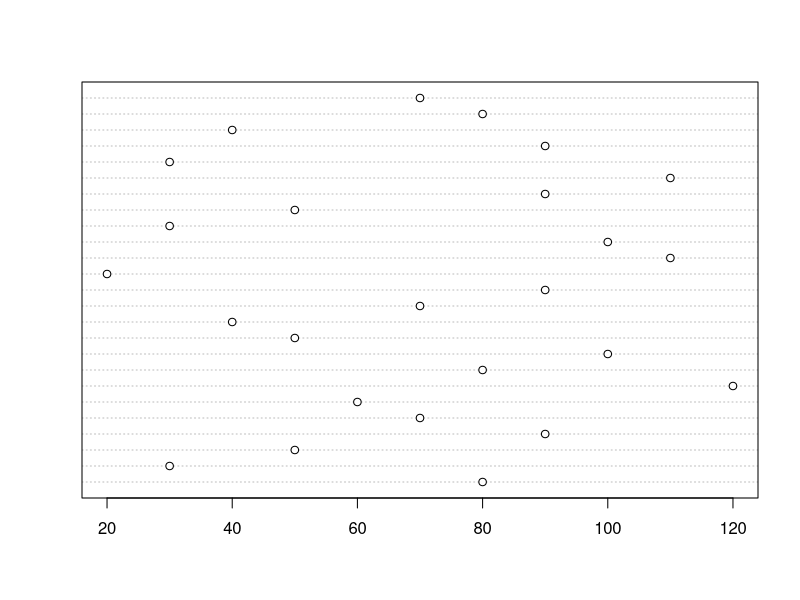

The R source for this figure: (Note: this script raises an error after producing the figure.)
toluca<-read.table("Toluca.txt")
colnames(toluca)<-c("X","Y")
toluca$Yhat<-as.numeric(lm(toluca$Y~toluca$X)[[1]][1]) +
	as.numeric(lm(toluca$Y~toluca$X)[[1]][2]) * toluca$X
toluca$ei<-toluca$Y-toluca$Yhat
toluca$eiRank<-rank(toluca$ei)
anova(lm(toluca$X~toluca$Y))
toluca.n<-nrow(toluca)

toluca.MSE<-sum(toluca$ei^2)/(nrow(toluca)-2)
toluca$Eoei<-sqrt(toluca.MSE)*(
	qnorm((  (toluca$eiRank-.375) / (nrow(toluca)+.25) )	))
cor(toluca$ei,toluca$Eoei)
qnorm(toluca$ei)

dotchart(toluca$X)

ggplot(gpa, aes(x = X)) + geom_dotplot( ) + theme_bw() 


paste("e_",1:10,"=(" ,
	ab$Y,"-",round(ablm(ab$X),4), ")", " = " ,round(ab$ei,4),sep="")

plot(ab$X,ab$ei)

summary(	lm(toluca$Y~toluca$X)	)

anova(	lm(toluca$Y~toluca$X)	)


2384*((1/nrow(toluca)) + (100-mean(toluca$X))^2/(sum(
	 (toluca$X-mean(toluca$X))^2 )) )

sqrt(203)

62.37 +    3.57  * 100

toluca.lm<-function(X){lm(toluca$Y~toluca$X)[[1]][1] +
	 lm(toluca$Y~toluca$X)[[1]][2] *X }

lm(toluca$Y~toluca$X)[[1]][1]
lm(toluca$Y~toluca$X)[[1]][2]

toluca.ssb1<-toluca.MSE*(1/sum((toluca$X-mean(toluca$X))^2))
sqrt(toluca.ssb1)

toluca.ssb0<-toluca.MSE* ((1/toluca.n) + ((mean(toluca$X)^2)/  
	( sum((toluca$X-mean(toluca$X))^2)	 ) ) )
sqrt(toluca.ssb0)

#confidence level?
CL<-.9
alpha<-(1-CL);alpha
cl<-qt(1-alpha/4,toluca.n-2);cl

